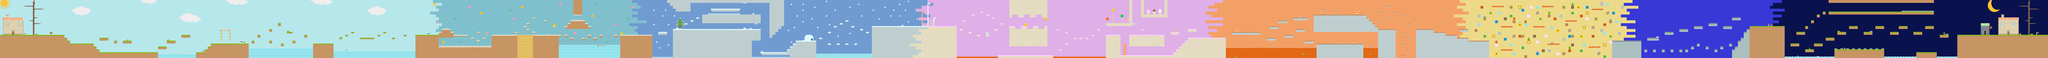

Below is a game level as drawn by its tile map, then a one-line description and the .tmx that defines it (tile-layer data replaced by summaries):
An orthogonal 700x20 tile map with 32x32 px tiles, 5 tile layers (bg, plateform, details_plateform, water, ...), 2 tilesets and 455 objects.

<map version="1.10" tiledversion="1.11.0" orientation="orthogonal" renderorder="right-down" width="700" height="20" tilewidth="32" tileheight="32" infinite="0" nextlayerid="12" nextobjectid="3323">
 <tileset firstgid="1" name="tilemap2_32px" tilewidth="32" tileheight="32" tilecount="900" columns="30">
  <image source="tilemap2_32px.png" trans="252634" width="960" height="960" />
 </tileset>
 <tileset firstgid="901" name="bg" tilewidth="32" tileheight="32" tilecount="1600" columns="40">
  <image source="bg.png" trans="252634" width="1280" height="1280" />
 </tileset>
 <layer id="1" name="bg" width="700" height="20">
  <data>[14000 cells, 14000 non-empty, 8 distinct tile ids]</data>
 </layer>
 <layer id="3" name="plateform" width="700" height="20">
  <data>[14000 cells, 3886 non-empty, 127 distinct tile ids]</data>
 </layer>
 <layer id="2" name="details_plateform" width="700" height="20">
  <data>[14000 cells, 298 non-empty, 125 distinct tile ids]</data>
 </layer>
 <layer id="5" name="water" width="700" height="20">
  <data>[14000 cells, 486 non-empty, 11 distinct tile ids]</data>
 </layer>
 <layer id="4" name="clound" width="700" height="20">
  <data>[14000 cells, 483 non-empty, 318 distinct tile ids]</data>
 </layer>
 <objectgroup id="6" name="collision">
  <object id="2522" x="-0.630731" y="383.629" width="675.255" height="254.865" />
  <object id="2524" x="1024.2" y="575.309" width="702.361" height="63.67" />
  <object id="2525" x="672.438" y="384.455" width="31.0507" height="95.0358" />
  <object id="2526" x="704.28" y="415.967" width="31.1093" height="64.8183" />
  <object id="2543" x="1023.4" y="512.077" width="32.6929" height="62.7702" />
  <object id="2558" x="2336.29" y="479.771" width="384.403" height="158.657" />
  <object id="2559" x="2143.96" y="575.691" width="190.695" height="64.1273" />
  <object id="2560" x="2304.7" y="479.708" width="31.0507" height="95.4892" />
  <object id="2561" x="2271.73" y="511.449" width="31.9419" height="63.6065" />
  <object id="2575" x="1344.1" y="446.965" width="95.255" height="32.3962" />
  <object id="2576" x="1823.05" y="445.965" width="95.255" height="32.3962" />
  <object id="2577" x="1984.59" y="383.658" width="95.255" height="32.3962" />
  <object id="2578" x="2816.62" y="383.396" width="31.1093" height="31.6882" />
  <object id="2579" x="2944.39" y="447.533" width="31.1093" height="31.6882" />
  <object id="2580" x="3071.7" y="479.125" width="31.1093" height="31.6882" />
  <object id="2581" x="2944.87" y="319.736" width="31.1093" height="31.6882" />
  <object id="2582" x="3039.62" y="255.553" width="31.1093" height="31.6882" />
  <object id="2583" x="3199.97" y="447.977" width="31.1093" height="31.6882" />
  <object id="2584" x="3134.77" y="351.563" width="67.0849" height="16.5788" />
  <object id="2585" x="3329.34" y="384.334" width="31.1093" height="31.6882" />
  <object id="2586" x="3422.9" y="480.286" width="225.673" height="158.657" />
  <object id="2587" x="3712.24" y="415.319" width="31.4941" height="17.452" />
  <object id="2588" x="3840" y="352.013" width="31.4941" height="17.452" />
  <object id="2589" x="3936.71" y="416.146" width="159.242" height="17.452" />
  <object id="2590" x="4192.21" y="352.531" width="31.4941" height="17.452" />
  <object id="2591" x="4287.37" y="415.629" width="31.4941" height="17.452" />
  <object id="2592" x="4416.15" y="384.08" width="31.4941" height="17.452" />
  <object id="2593" x="4545.31" y="383.477" width="254.553" height="253.868" />
  <object id="2594" x="1089.19" y="415.492" width="95.255" height="32.3962" />
  <object id="2595" x="1247.44" y="447.272" width="31.1093" height="31.6882" />
  <object id="2596" x="1726.89" y="512.994" width="95.255" height="32.3962" />
  <object id="2597" x="2752.29" y="447.852" width="31.1093" height="31.6882" />
  <object id="2598" x="3776.4" y="383.812" width="31.4941" height="17.452" />
  <object id="2599" x="4126.98" y="384.457" width="31.4941" height="17.452" />
  <object id="2646" x="15968.4" y="320.514" width="95.0074" height="31.3524" />
  <object id="2647" x="16414.8" y="287.384" width="129.671" height="17.4869" />
  <object id="2648" x="16767.9" y="287.384" width="129.671" height="17.4869" />
  <object id="2649" x="17118.8" y="223.816" width="129.671" height="17.4869" />
  <object id="2650" x="17408.3" y="94.9689" width="129.671" height="17.4869" />
  <object id="2651" x="16863.5" y="62.0136" width="129.671" height="17.4869" />
  <object id="2652" x="16319.8" y="62.9521" width="129.671" height="17.4869" />
  <object id="2653" x="17374.5" y="510.925" width="129.671" height="17.4869" />
  <object id="2654" x="16926.6" y="478.401" width="129.671" height="17.4869" />
  <object id="2655" x="16415.1" y="542.588" width="129.671" height="17.4869" />
  <object id="2656" x="16127.4" y="320.441" width="33.0613" height="31.5659" />
  <object id="2657" x="16158.8" y="257.101" width="33.0613" height="31.5659" />
  <object id="2658" x="16224.4" y="191.937" width="33.0613" height="31.5659" />
  <object id="2659" x="16291" y="132.496" width="25.9149" height="25.3128" />
  <object id="2660" x="16512.3" y="65.1646" width="33.0613" height="31.5659" />
  <object id="2661" x="16671.3" y="257.101" width="33.0613" height="31.5659" />
  <object id="2662" x="16320" y="383.873" width="33.0613" height="31.5659" />
  <object id="2663" x="16543.4" y="577.255" width="33.0613" height="31.5659" />
  <object id="2664" x="16670.2" y="606.188" width="33.0613" height="31.5659" />
  <object id="2665" x="16799.1" y="575.107" width="33.0613" height="31.5659" />
  <object id="2666" x="16862.4" y="541.728" width="33.0613" height="31.5659" />
  <object id="2667" x="16639.4" y="96.395" width="33.0613" height="31.5659" />
  <object id="2668" x="16799.1" y="63.7186" width="33.0613" height="31.5659" />
  <object id="2669" x="17055.5" y="160.44" width="33.0613" height="31.5659" />
  <object id="2670" x="17088.1" y="416.636" width="33.0613" height="31.5659" />
  <object id="2671" x="17183.6" y="383.435" width="33.0613" height="31.5659" />
  <object id="2672" x="17535.5" y="479.901" width="33.0613" height="31.5659" />
  <object id="2673" x="17088.1" y="65.3287" width="33.0613" height="31.5659" />
  <object id="2674" x="17247.9" y="64.7592" width="33.0613" height="31.5659" />
  <object id="2675" x="17343.3" y="128.024" width="33.0613" height="31.5659" />
  <object id="2676" x="17599.5" y="446.699" width="33.0613" height="31.5659" />
  <object id="2677" x="17630.8" y="127.808" width="33.0613" height="31.5659" />
  <object id="2678" x="17662" y="221.92" width="33.0613" height="31.5659" />
  <object id="2679" x="5376.72" y="384.732" width="281.553" height="255.169" />
  <object id="2680" x="5831.79" y="384.486" width="312" height="253.868" />
  <object id="2681" x="4799.19" y="514.312" width="577.107" height="124.563" />
  <object id="2682" x="4832.18" y="319.751" width="32.0122" height="95.5589" />
  <object id="2683" x="4800.87" y="352.681" width="31.1093" height="63.0922" />
  </objectgroup>
 <objectgroup id="9" name="poisson">
  <!-- 173 objects omitted --></objectgroup>
 <objectgroup id="7" name="pièges">
  <!-- 75 objects omitted --></objectgroup>
 <objectgroup id="11" name="end_zone">
  <!-- 1 objects omitted --></objectgroup>
</map>
<!-- 383 of 455 objects omitted -->